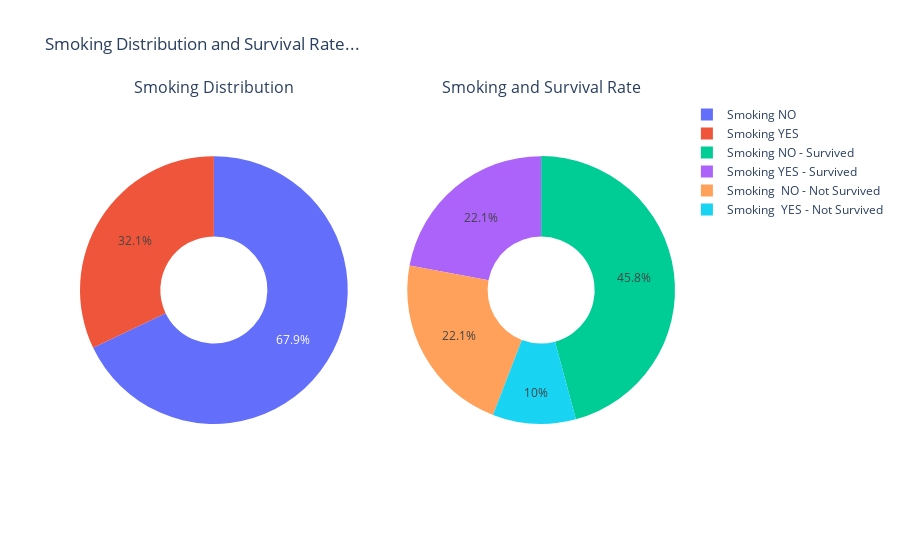

Notebook source saved alongside this figure:
### Code cell
# Create subplots: use 'domain' type for Pie subplot
fig = make_subplots(rows=1, cols=2, specs=[[{'type':'domain'}, {'type':'domain'}]], 
                    subplot_titles=['Smoking Distribution', 'Smoking and Survival Rate'])

labels1 = ["Smoking YES", "Smoking NO"]
values1 = [len(smoking_yes), len(smoking_no)]

labels2 = ['Smoking YES - Survived','Smoking  YES - Not Survived', 'Smoking NO - Survived',
           'Smoking  NO - Not Survived']
values2 = [len(smoking_yes_survived), len(smoking_yes_not_survived),
          len(smoking_no_survived), len(smoking_no_not_survived)]

fig.add_trace(go.Pie(labels=labels1, values=values1, name="Distribution of Smoking"), 1, 1)
fig.add_trace(go.Pie(labels=labels2, values=values2, name='Smoking & Survival'), 1, 2)

# Use `hole` to create a donut-like pie chart
fig.update_traces(hole=.4, hoverinfo="label+percent+name")

fig.update_layout(title_text="Smoking Distribution and Survival Rate...")

# show the interactive view
fig.show()

InsertChartSeparator()
# export to a png rendered format of the chart
fig.show("png")

### Figure 1 — Plotly figure (JSON) as saved in the notebook; plotly's stock layout.template omitted (floating-point values rounded to 4 significant figures)
{"data": [{"domain": {"x": [0, 0.45], "y": [0, 1]}, "hole": 0.4, "hoverinfo": "label+percent+name", "labels": ["Smoking YES", "Smoking NO"], "name": "Distribution of Smoking", "type": "pie", "values": [96, 203]}, {"domain": {"x": [0.55, 1], "y": [0, 1]}, "hole": 0.4, "hoverinfo": "label+percent+name", "labels": ["Smoking YES - Survived", "Smoking  YES - Not Survived", "Smoking NO - Survived", "Smoking  NO - Not Survived"], "name": "Smoking & Survival", "type": "pie", "values": [66, 30, 137, 66]}], "layout": {"annotations": [{"font": {"size": 16}, "showarrow": false, "text": "Smoking Distribution", "x": 0.225, "xanchor": "center", "xref": "paper", "y": 1, "yanchor": "bottom", "yref": "paper"}, {"font": {"size": 16}, "showarrow": false, "text": "Smoking and Survival Rate", "x": 0.775, "xanchor": "center", "xref": "paper", "y": 1, "yanchor": "bottom", "yref": "paper"}], "title": {"text": "Smoking Distribution and Survival Rate..."}}}
